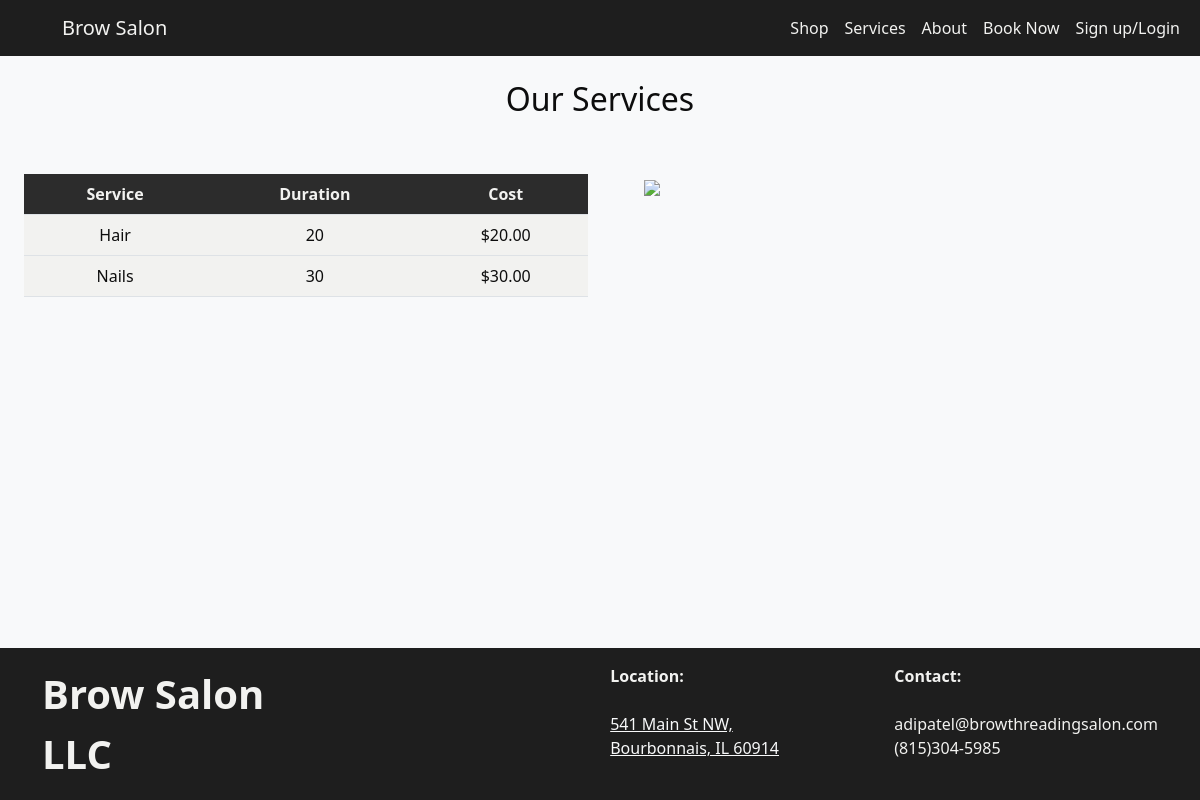
The app's page /salon/services/, older data.
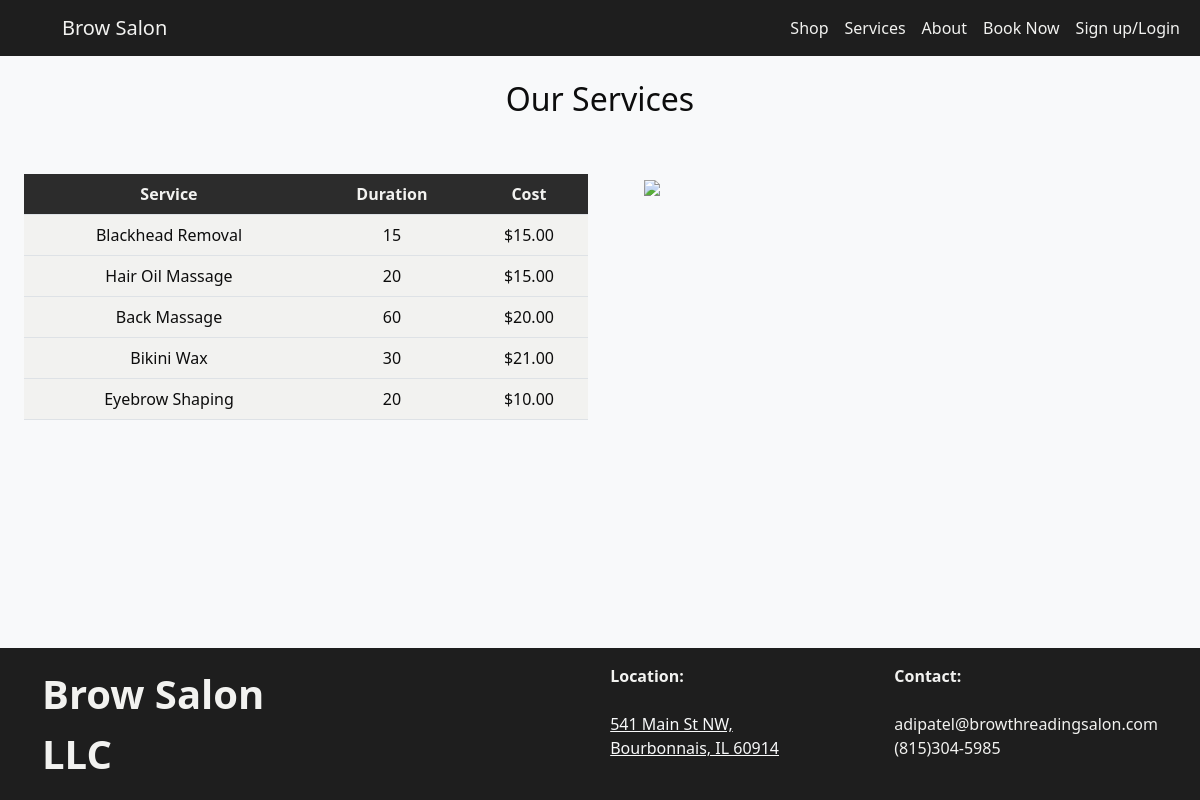
The same page, newer data.
### salon/models.py (models this page shows)
class Service(models.Model):
    name = models.CharField(max_length=100)  # Service name
    duration = models.PositiveIntegerField()  # Duration in minutes
    cost = models.DecimalField(max_digits=6, decimal_places=2) # Cost of Service

### salon/views.py (the view)
# urls.py: path("services/", views.services, name="services"),
def services(request):
    all_services = Service.objects.all()
    return render(request, 'services.html', {'services':all_services})

### salon/templates/services.html (shortened to what this page needs)
{% extends "base.html" %}
{% block content %}
<h2 class="text-center container-fluid">Our Services</h2><br><br>
<div class="container-fluid">
  <div class="row">
      <div class="col-sm">
        <table class="table text-center container-fluid">
            <thead>
              <tr>
                <th scope="col">Service</th>
                <th scope="col">Duration</th>
                <th scope="col">Cost</th>
              </tr>
            </thead>
            <tbody>
            {% for service in services %}
              <tr class="text-center">
                <td>{{service.name}}</td>
                <td>{{service.duration}}</td>
                <td>${{service.cost}}</td>
              </tr>
            {% endfor %}
            </tbody>
        </table>
      </div>
      <div class="col-sm text-center">
        <img class="img img-fluid text-center" style="max-width: 500px; width: 100%;"  src="https://img.freepik.com/free-photo/woman-going-through-microblading-treatment_23-2149103138.jpg">
      </div>
    </div>
  </div>
  <div class="clear" style=" clear: both; height: 238px;"></div>
{% endblock %}

### salon/templates/base.html (shortened to what this page needs)
<!doctype html>
<html lang="en">
  <head>
    <link href="https://cdn.jsdelivr.net/npm/bootstrap@5.3.3/dist/css/bootstrap.min.css" rel="stylesheet">
  </head>
  <body class="bg-light">
    <nav class=" navbar navbar-expand-lg navbar-dark sticky-top" role="navigation">
      <div class="container-fluid">
          <a class="navbar-brand text-light" href="{% url 'index' %}" style="text-indent: 50px;">Brow Salon</a>
          <div class="navbar-nav ms-auto">
            <a class="p-2 nav-item nav-link text-light" href="{% url 'shop' %}">Shop</a>
            <a class="p-2 nav-item nav-link text-light" href="{% url 'services' %}">Services</a>
            <a class="p-2 nav-item nav-link text-light" href="{% url 'about' %}">About</a>
            <a class="p-2 nav-item nav-link text-light" href="{% url 'booking' %}">Book Now</a>
            {% if user.is_authenticated %}
              <a class="p-2 nav-item nav-link text-light" href="{% url 'logout' %}">Logout</a>
            {% else %}
              <a class="p-2 nav-item nav-link text-light" href="{% url 'login_page' %}">Sign up/Login</a>
            {% endif %}
          </div>
        </div>
    </nav>
    <div id="content" class="container-fluid mt-4">
      {% block content %}{% endblock %}
    </div>
    <footer class="fixed-bottom footer bg-light text-center py-3 mt-5">
      <div class="container">
          <div class="row">
            <div class="col-sm text-start fw-bold fs-1">Brow Salon LLC</div>
            <div class="col-sm"></div>
            <div class="col-sm text-start">
              <div class="fw-bold">Location:</div>
              <br><a href="https://maps.app.goo.gl/2ETaq5atgXUMQaVm8" class="link-light">541 Main St NW,<br>Bourbonnais, IL 60914</a></div>
            <div class="col-sm text-start">
              <div class="fw-bold">Contact:</div>
              <br>adipatel@browthreadingsalon.com<br>(815)304-5985</div>
          </div>
      </div>
    </footer>
  </body>
</html>

### salon/templates/base.html (style rules this page uses)
body { background-color: #f2f2f0; color: #0d0d0d; }
.navbar { background-color: #1E1E1E !important; }
.navbar .nav-link, .navbar .navbar-brand { color: #f2f2f0 !important; }
.footer { background-color: #1E1E1E !important; color: #f2f2f0 !important; }
.table { background-color: #bde8f1 !important; color: #0d0d0d !important; }
.table th { background-color: #2C2C2C !important; color: #f2f2f0 !important; }
.table td { background-color: #f2f2f0 !important; color: #0d0d0d !important; }
.img { display: inline-block; width:100%; max-width:400px; }
#content { height: 50vh; }

Row changes from the older to the newer data that the page shows:
changed Service: name "Hair" → "Blackhead Removal"; duration "20" → "15"; cost "20.00" → "15.00"
changed Service: name "Nails" → "Hair Oil Massage"; duration "30" → "20"; cost "30.00" → "15.00"
added Service: name "Back Massage", duration "60", cost "20.00"
added Service: name "Bikini Wax", duration "30", cost "21.00"
added Service: name "Eyebrow Shaping", duration "20", cost "10.00"
